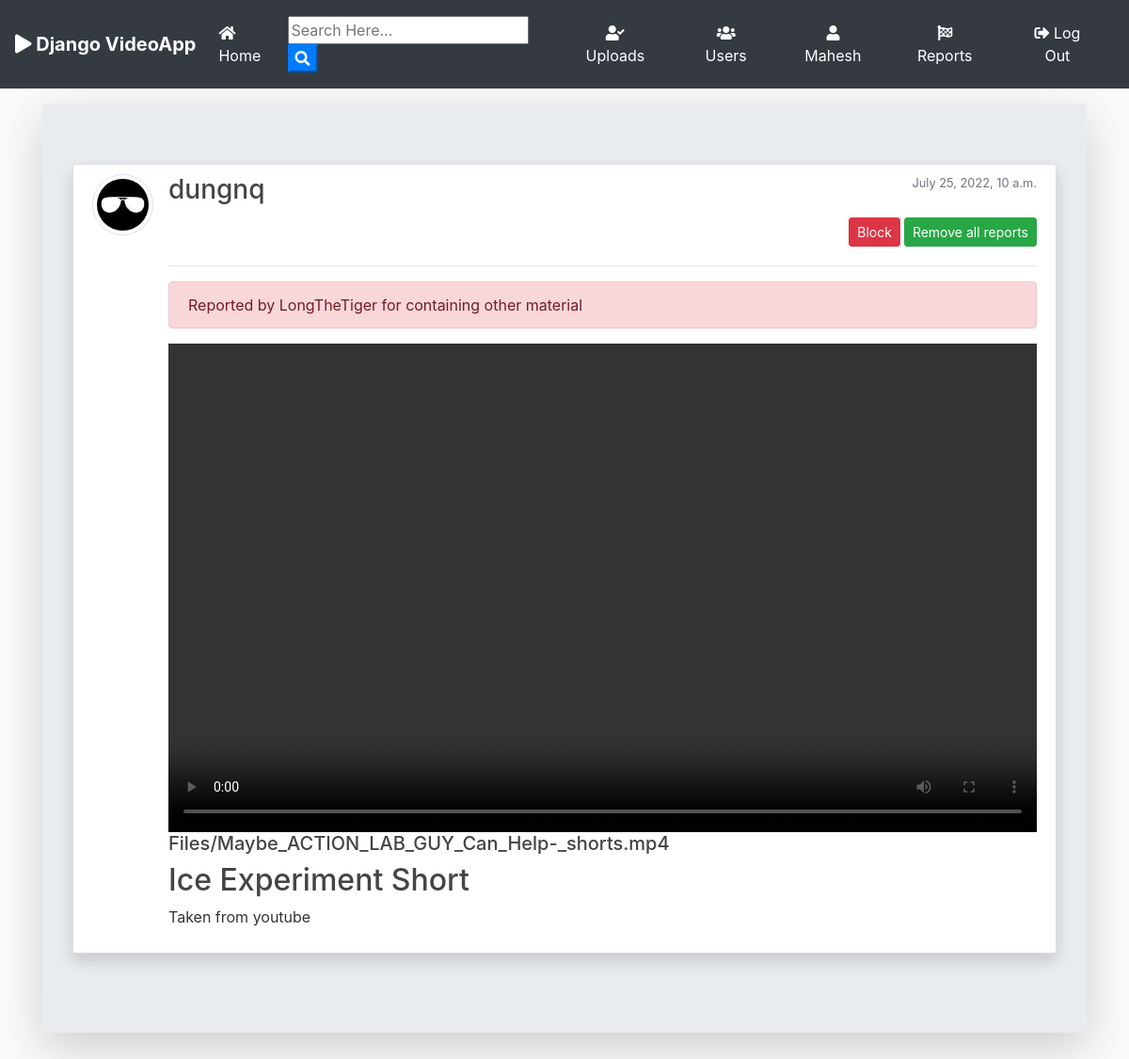
Page /reports/29/ (signed in) on the committed database.
### blog/models.py (models this page shows, shortened)
class Post(models.Model):
	title = models.CharField(max_length=100)
	file = models.FileField(upload_to='Files')
	content = models.TextField()
	date_posted = models.DateTimeField(default=timezone.now)
	author = models.ForeignKey(User, on_delete=models.CASCADE)
	status = models.CharField(max_length=1, default='S')
	label = models.TextField(max_length=10, default='N/A')
	def extension(self):
		name, extension = os.path.splitext(self.file.name)
		return extension

class Report(models.Model):
	reporter = models.ForeignKey(User, on_delete=models.CASCADE)
	video = models.ForeignKey(Post, on_delete=models.CASCADE)
	label = models.TextField(max_length=10, default='N/A')
	status = models.CharField(max_length=1, default='S')
	date_submitted = models.DateTimeField(default=timezone.now)

### users/models.py (models this page shows, shortened)
class Profile(models.Model):
    user = models.OneToOneField(User, on_delete=models.CASCADE)
    image = models.ImageField(default='default.jpg', upload_to='profile_pics')
    is_locked = models.BooleanField(default=False)

### blog/views.py (the view)
# urls.py: path('reports/<int:id>/', ReportDetailView.as_view(), name='report-detail'),
class ReportDetailView(LoginRequiredMixin, UserPassesTestMixin, ListView):
    model = Report
    template_name = 'blog/report_detail.html'
    context_object_name = 'reports'
    paginate_by = 3
    def get_queryset(self):
        post = get_object_or_404(Post, pk=self.kwargs.get('id'))
        return Report.objects.filter(status='S', video=post).order_by('-date_submitted')
    def test_func(self):
        return self.request.user.is_superuser
    def get_context_data(self, **kwargs):
        context = super(ReportDetailView, self).get_context_data(**kwargs)
        context.update({
            'post': get_object_or_404(Post, pk=self.kwargs.get('id')),
        })
        return context

### blog/templates/blog/report_detail.html (shortened to what this page needs)
{% extends "blog/base.html" %}
{% load static %}
{% block content %}
<div class="jumbotron mt-3 shadow-lg">
<article class="media content-section shadow ">
   <a href="{{ post.author.profile.image.url }} " target="_blank"> <img src="{{ post.author.profile.image.url }}  " alt="" class="article-img rounded-circle img-thumbnail img-fluid">
   </a>
    <div class="media-body">
      <div class="">
        <div class="d-flex justify-content-between">
        <a class="mr-2 mt-0 mb-0  text-dark" href="{% url 'user-posts' post.author.username  %}"><h3>{{ post.author }}</h3></a>
        <small class="text-muted  text-align-right">{{ post.date_posted }}</small>
        </div>
        <div class="form-group mt-0 pt-0 d-flex justify-content-end">
            {% if post.status == 'A' %}
            <button class="btn btn-danger btn-sm mt-1 mb-1 mr-1 flex-last" data-toggle="modal" data-target="#blockForm"> Block </button>
            {% elif post.status == 'F' %}
            <a class="btn btn-success btn-sm mt-1 mb-1 mr-1 flex-last" href="{% url 'request-approve' post.id %}"> Unblock </a>
            {% endif %}
            <button class="btn btn-success btn-sm mt-1 mb-1 flex-last" data-toggle="modal" data-target="#deleteForm"> Remove all reports </button>
          </div>
        <hr>
        <div class="alert alert-danger" role="alert">
        {% if reports %}
          {% for report in reports %}
              <div>Reported by {{ report.reporter }} for containing {{ report.label }} material</div>
          {% endfor %}
        {% else %}
            No report found
        {% endif %}
        </div>
      </div>
      <div>
        {% if post.file %}
          {% if post.extension == '.jpg' or post.extension == 'jpeg' or post.extension == 'png' %}
            <a href="{{ post.file.url }}"  download ><img src="{{ post.file.url }}" alt="" class="img-fluid "></a>
            <a href="{{ post.file.url }}"  download class="text-dark"><h5>{{ post.file }}</h5></a>
          {% elif post.extension == '.mp4' %}
            <div class="embed-responsive embed-responsive-16by9">
              <video id="video-1_html_api" class="vjs-tech" preload="auto" autoplay controls>
                <source src="{{ post.file.url }}" type="video/mp4" class="embed-responsive">
              </video>
            </div>
            <a href="{{ post.file.url }}"  download class="text-dark"><h5>{{ post.file }}</h5></a>
          {% else %}
            <a href="{{ post.file.url }}"  download class="text-dark"><h5>{{ post.file }}</h5></a>
          {% endif %}
        {% endif %}
      </div>
      <h2>{{ post.title }}</h2>
      <p class="article-content">{{ post.content }}</p>
    </div>
  </article>
{% endblock content %}

### blog/templates/blog/base.html (shortened to what this page needs)
{% load static %}
<!doctype html>
<html lang="en">
  <head>
    <link rel="stylesheet" href="https://stackpath.bootstrapcdn.com/bootstrap/4.3.1/css/bootstrap.min.css">
    <link rel="stylesheet" href="https://use.fontawesome.com/releases/v5.8.1/css/all.css" >
    <link rel="stylesheet" href="{% static 'blog/main.css' %}">
</head>
  <body>
        <nav class="navbar navbar-expand-lg navbar-dark bg-dark">
                <a class="navbar-brand font-weight-bold" href="{% url 'blog-home' %}"><i class="fas fa-play"></i> Django VideoApp</a>
                <div class="collapse navbar-collapse" id="navbarSupportedContent">
                  <ul class="navbar-nav mr-auto">
                    <li class="nav-item active">
                      <a class="nav-link" href="{% url 'blog-home' %}"><i class="fas fa-home"></i> Home <span class="sr-only">(current)</span></a>
                    </li>
                  </ul>
                  <form id="searchform" action="{% url 'search' %}" method="get">
                    <input type="text" name="q" type="text" value="{{ request.GET.q }}" placeholder="Search Here..." />
                    <button type="button" onclick="searchform.submit()" class=" text-white my-color btn-primary"><i class="fa fa-search"></i></button>
                </form>
                    {% if user.is_authenticated %}
                      {% if user.is_superuser %}
                        <a href="{% url 'post-requests' %}" class="btn text-white m-2"><i class="fas fa-user-check"></i> Uploads</a>
                        <a href="{% url 'user-profiles' %} " class="btn text-white m-2"><i class="fas fa-users"></i> Users </a>
                        <a href="{% url 'profile' %} " class="btn text-white m-2"><i class="fas fa-user"></i> {{ user.username }}</a>
                        <a href="{% url 'post-reports' %} " class="btn text-white m-2"><i class="fas fa-flag-checkered"></i> Reports </a>
                        <a href="{% url 'logout' %} " class="btn text-white m-2"><i class="fas fa-sign-out-alt"></i> Log Out</a>
                      {% endif %}
                    {% else %}
                    <a href="{% url 'login' %} " class="btn text-white m-2"><i class="fas fa-user-tie"></i> Log In</a>
                    <a href="{% url 'register' %} " class="btn text-white m-2"> <i class="fas fa-sign-in-alt"></i> Sign Up</a>
                    {% endif %}
                </div>
              </nav>
      <div class="container my-bg">
    {% block content %}
    {% endblock  %}
</div>
  </body>
</html>

### blog/static/blog/main.css (style rules this page uses)
body { background: #fafafa; color: #333333; margin-top: 0; }
h1, h2, h3, h4, h5, h6 { color: #444444; }
ul { margin: 0; }
.content-section { background: #ffffff; padding: 10px 20px; border: 1px solid #dddddd; border-radius: 3px; margin-bottom: 20px; }
.article-content { white-space: pre-line; }
.article-img { height: 65px; width: 65px; margin-right: 16px; }

### rows in the picture
Post: author.profile.image (placeholder picture), author "dungnq", date_posted "July 25, 2022, 10 a.m.", file "Files/Maybe_ACTION_LAB_GUY_Can_Help-_shorts.mp4", title "Ice Experiment Short", content "Taken from youtube"
Report: reporter "LongTheTiger", label "other"

### other values in the picture
{{ user.username }} "Mahesh"
